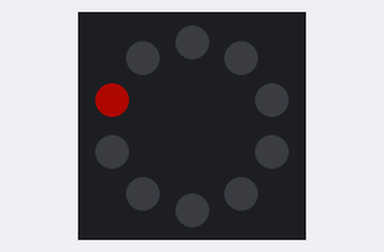
This program was run on a simulated Circuit Playground running CircuitPython. On the bench: the board's ring of 10 RGB LEDs (number 0 left of the top, counting anticlockwise). Dim RGB values are drawn brighter than linear; what the program prints to the serial console is not drawn.

Above: at 0.1 s.
At 0.6 s:
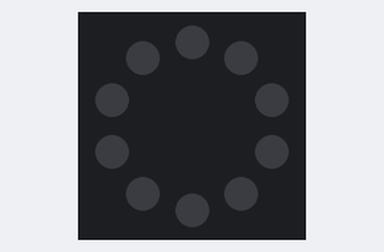

The program:

code.py
```python
import time
from adafruit_circuitplayground import cp
import adafruit_fancyled.adafruit_fancyled as fancy

hue = 0.008
sat = 1.0
val = 1.0

color_hsv = fancy.CHSV( hue, sat, val ) #input 0 to 1 for H, S, V :: OK to send only Hue
print( "Hue normalized = {}".format( color_hsv.hue ))
#print( "Saturation normalized = {}".format( color_hsv.saturation ))
#print( "Value normalized = {}".format( color_hsv.value ))
color_RGB_normalized = fancy.CRGB( color_hsv )
print( "Color RGB normalized = {}".format( color_RGB_normalized ))
color_RGB = fancy.denormalize( color_RGB_normalized )
print ( "Color RGB 0-255 = {}".format( color_RGB ))

cp.pixels.brightness = 0.2 # 0.0 to 1.0 Overall brightness modifier

light_color = color_RGB #( red, green, blue ) each 0-255
OFF = ( 0, 0, 0 )

while True:
    cp.pixels[ 1 ] = light_color
    time.sleep( 0.5 )
    cp.pixels[ 1 ] = OFF
    time.sleep( 0.5 )
```

Measured:
- what the display in image 1 shows lasts 0.5 s, from 0.5 s to 1.0 s
